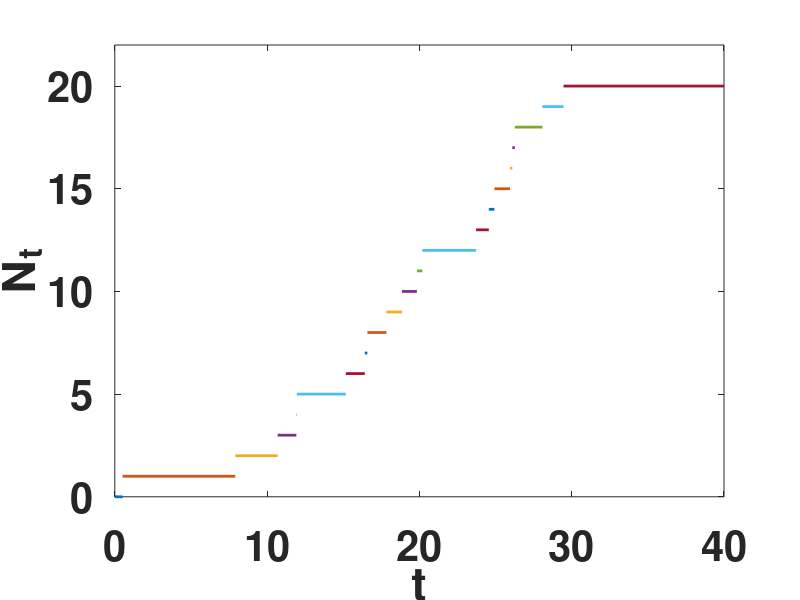

Write the MATLAB code that produced this figure.
%%%%%%%%%%%%%%%%%%%%%%%%%%%%%%%%%%%%%%%%%%%%%%%%%%%%%%%%%%%%%%%%%%%%%%%%%%%
%%%%%%%%%%%%%%%%%%%%%%%%%%%%%%%%%%%%%%%%%%%%%%%%%%%%%%%%%%%%%%%%%%%%%%%%%%%
%%%  Homogenous Poisson process - 1D                                    %%%
%%%%%%%%%%%%%%%%%%%%%%%%%%%%%%%%%%%%%%%%%%%%%%%%%%%%%%%%%%%%%%%%%%%%%%%%%%%
%%%%%%%%%%%%%%%%%%%%%%%%%%%%%%%%%%%%%%%%%%%%%%%%%%%%%%%%%%%%%%%%%%%%%%%%%%%
clear all 
close all
clc
disp(' ')
disp('------------------------------------------------------------------------------------')
disp(' ')
disp('Homogenous Poisson process - 1D - (Lambda(x)=Lambda)')
disp(' ')
disp('------------------------------------------------------------------------------------')
%%%%%%%%%%%%%%%%%%%%%%%%%%%%%%%%%%%%%%%%%%%%%%%%%%%%%%%%%%%%%%%%%%%%%%%%%%%
T = 40; %%%% Poisson Process within [0,T]
disp(' ')
disp(['In this example, we consider a Poisson Process within [0,T]=[0,',num2str(T),']'])
Lambda=0.4; %% intensity (or rate) parameter of the Poisson Process
disp(['Intensity parameter  Lambda = ',num2str(Lambda)])
disp(' ')
disp('------------------------------------------------------------------------------------')
Number_of_points=0;%%% conuting the number of points in this realization
t = 0; 
n = 1; 
check_variable=0; %%% aux variable
%%%%%%%%%%%%%%%%%%%%%%%%%%%%%%%%%%%%%%%%%%%%%%%%%%%%%%%%%%%%%%%%%%%%%%%%%%%
%%%%%%%%% STARTING %%%%%%%%%
%%%%%%%%%%%%%%%%%%%%%%%%%%%%
while check_variable < 1
%%%%%%%%%%%%%%%%%%%%%%%%%%%%%%%%%%%%%%%%%%%%%%%%%%%%%%%%%%%%%%%%%%%%%%%%%%%    
% Holding times DELTA are exponentially-distributed with parameter Lambda 
%%%%%%%%%%%%%%%%%%%%%%%%%%%%%%%%%%%%%%%%%%%%%%%%%%%%%%%%%%%%%%%%%%%%%%%%%%%    
 u=rand(1,1); %%%% one realization of a uniform random variable
 DELTA(n) = - (1/Lambda)*log(u);% generating DELTA \sim Lambda*exp(Lambda*tau)
%%%%%%%
    t_aux = t(n) +DELTA(n);
%%%%%%%    
    if   t_aux<= T
       t(n+1)= t_aux;
       n = n+1;
       Number_of_points(n)=n-1;
    else %%% t_aux> T
        check_variable=1;
    end
end  %%% end while
%%%%%%%%%%%%%%%%%%%%%%%%%%%%%%%%%%%%%%%%%%%%%%%%%%%%%%%%%%%%%%%%%%%%%%%%%%%%%%%%
%%% Show Results
disp(' ')
disp(['Number of points in this realization = ',num2str(Number_of_points(end))])
disp(' ')
disp('Output of this realization of the Poisson Process:')
disp(' ')
disp(t(2:end))
disp(' ')
disp('Corresponding Holding Times:')
disp(' ')
disp(DELTA(1:end-1))
%%%%%%%%
%%% plot
figure
 for i =1:Number_of_points(end)
     hold on
     plot([t(i),t(i+1)],[Number_of_points(i) ,Number_of_points(i)],'Linewidth',2);
 end
axis([0 T 0 Number_of_points(end)+1])
set(gca,'FontSize',30)
set(gca,'FontWeight','Bold')
ylabel('N_t')
xlabel('t')
box on
%%%%%%%%%%%%%%%%%%%%%%%%%%%%%%%%%%%%%%%%%%%%%%%%%%%%%%%%%%%%%%%%%%%%%%%%%%%%%%%%
